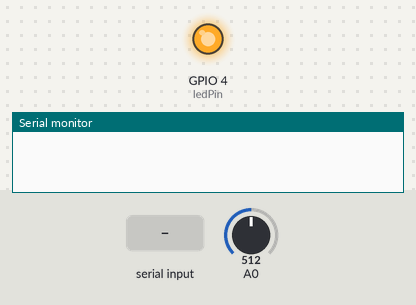
A program run on a simulated ESP8266 (Wemos D1 mini). Parts: output pins drawn as LEDs (lit = HIGH), the last lines printed to the serial monitor. The test bench sets the inputs (shaded band); at power-on: A0 = 512.

Above: at 1.8 s.
1.9 s: "1001\n" received over Serial
At 3.2 s:
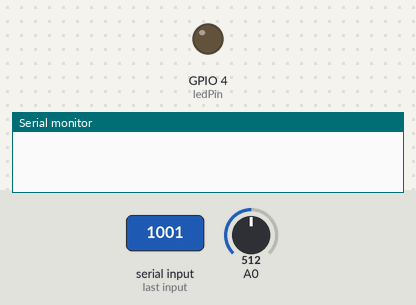
3.5 s: A0 set to 793
5.0 s: A0 set to 817
7.7 s: "111\n" received over Serial
At 10.27 s:
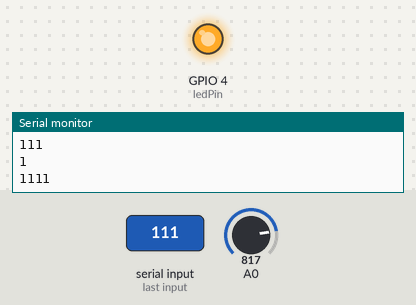
11.8 s: "1\n" received over Serial
At 16.6 s:
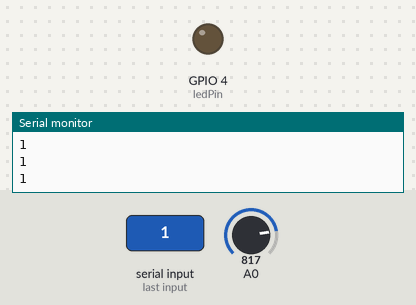
Timing chart, 0 to 17.0 s (numbered marks = the images above; inputs shaded):
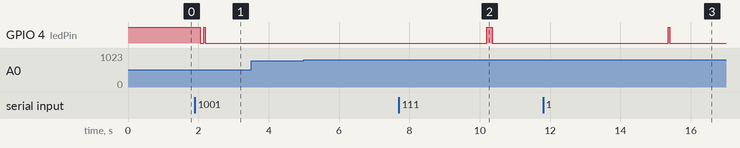

Measured:
- after the input at 1.9 s, GPIO 4 (ledPin): HIGH → LOW after 0.15 s, → HIGH 0.10 s later, → LOW 0.05 s later
- after the input at 3.5 s, every drawn part: stays the same
- after the input at 7.7 s, GPIO 4 (ledPin): LOW → HIGH after 2.5 s, → LOW 0.15 s later
- after the input at 11.8 s, GPIO 4 (ledPin): LOW → HIGH after 3.6 s, → LOW 0.05 s later

The program:

main.cpp
```cpp
#include <Arduino.h>

int ledPin = 4;   // variabele die we willen lezen
int drempel = 800;
bool doorgaan = true;
String input = "";
int waarde = 0;
char c= ' ';
String output = "";

void setup() {
  Serial.begin(9600);
  pinMode(ledPin, OUTPUT);
  pinMode(A0,INPUT);
  digitalWrite(ledPin, HIGH);
}

void loop() {

  doorgaan = true;
  if (analogRead(A0)>drempel){
    String byte = "";
    for (int i = 0; i<4; i+=1){
      if(analogRead(A0)>drempel){byte = byte + '1'; Serial.println('1');}
      else{byte = byte + '0';Serial.println('0');}
      delay(1000);
      Serial.println(byte);

    if (byte == "1001"){

      input = "1001";

      while(doorgaan){
        waarde = analogRead(A0);

        if(waarde>drempel){
          c = '1';
        } else { c = '0';}
        input += c;

        int start = input.length() - 3;
        String laatste3 = input.substring(start, input.length());
        delay(1000);
        if(laatste3 == "111"){
          doorgaan = false;
          Serial.println(input);

          }


        }
      }
    }
  }

  delay(1000);

  // leest de verstuurde string van bits vanaf python en laat het lampje knipperen
  while(Serial.available()>0){
    output = Serial.readStringUntil('\n');
    for (int i = 0; i<output.length(); i+=1){
      char bit = output[i];
      if(bit == '1'){digitalWrite(ledPin, HIGH);}
      else { digitalWrite(ledPin, LOW);}
      delay(50);
    }
    digitalWrite(ledPin, LOW);

  }
}
```
